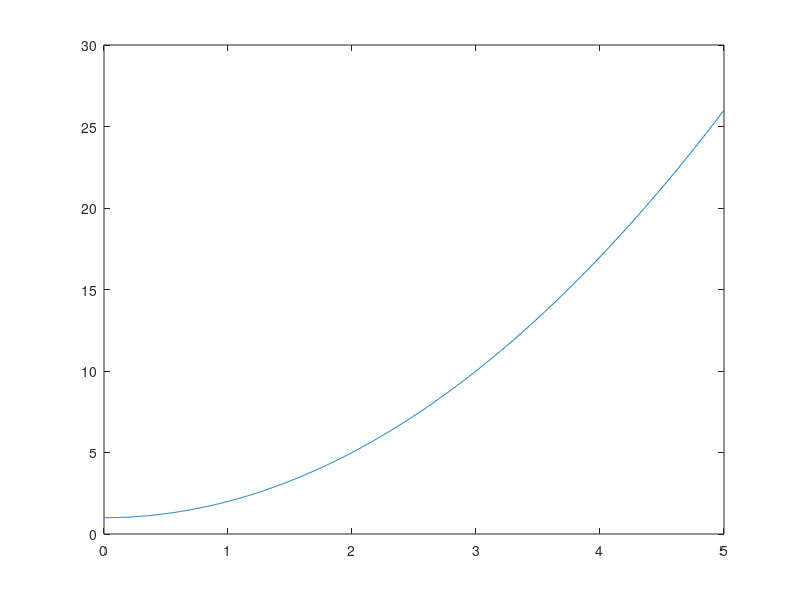
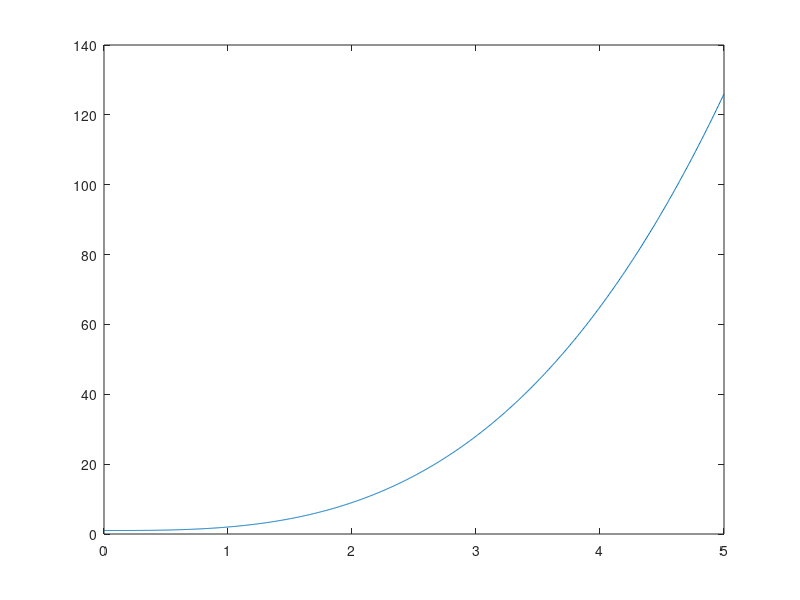

MATLAB code to generate these figures, in order:
f = @(t, y) 2*t;
y0 = 1;
t = linspace(0, 5, 1001);
[~, y] = ode45(f, t, y0);

figure 
plot(t, y);



f = @(t, Y) 6*t;
y0 = 1;
dy0 = 0;
Y0 = [y0; dy0];
t = linspace(0, 5, 1001);
F = @(t, Y) [Y(2); f(t, Y)];
[~, Y] = ode45(F, t, Y0);

figure
plot(t, Y(:, 1))